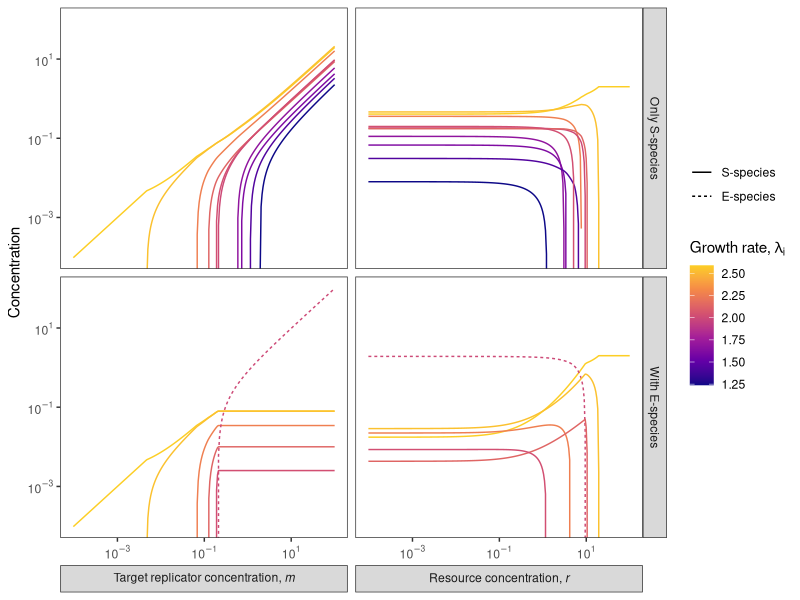

Write R code to recreate this figure.
library(tidyverse)


read_tsv("../data/alldata.tsv", col_types = "cldicdddi") |>
  filter(conc > 0) |>
  mutate(
    type = fct_relevel(type, "S-species", "E-species"),
    param = as_factor(ifelse(param == "m",
                             "'Target replicator concentration,'~italic('m')",
                             "'Resource concentration,'~italic('r')")),
    expType = ifelse(expType, "With E-species", "Only S-species")
  ) |>
  ggplot(aes(x = paramValue, y = conc, color = growthRate,
             group = species, linetype = type)) +
  geom_line() +
  scale_x_log10(labels = scales::label_log()) +
  scale_y_log10(labels = scales::label_log()) +
  scale_color_viridis_c(option = "C", end = 0.9) +
  labs(x = NULL, y = "Concentration",
       linetype = NULL, color = expression(paste("Growth rate, ", lambda[i]))) +
  facet_grid(expType ~ param, labeller = labeller(.cols = label_parsed), switch = "x") +
  coord_cartesian(ylim = c(1e-4, NA)) +
  theme_bw() +
  theme(panel.grid = element_blank(), strip.placement = "outside")

#ggsave("../figures/Fig2_abs.pdf", device = cairo_pdf, width = 8, height = 5)
